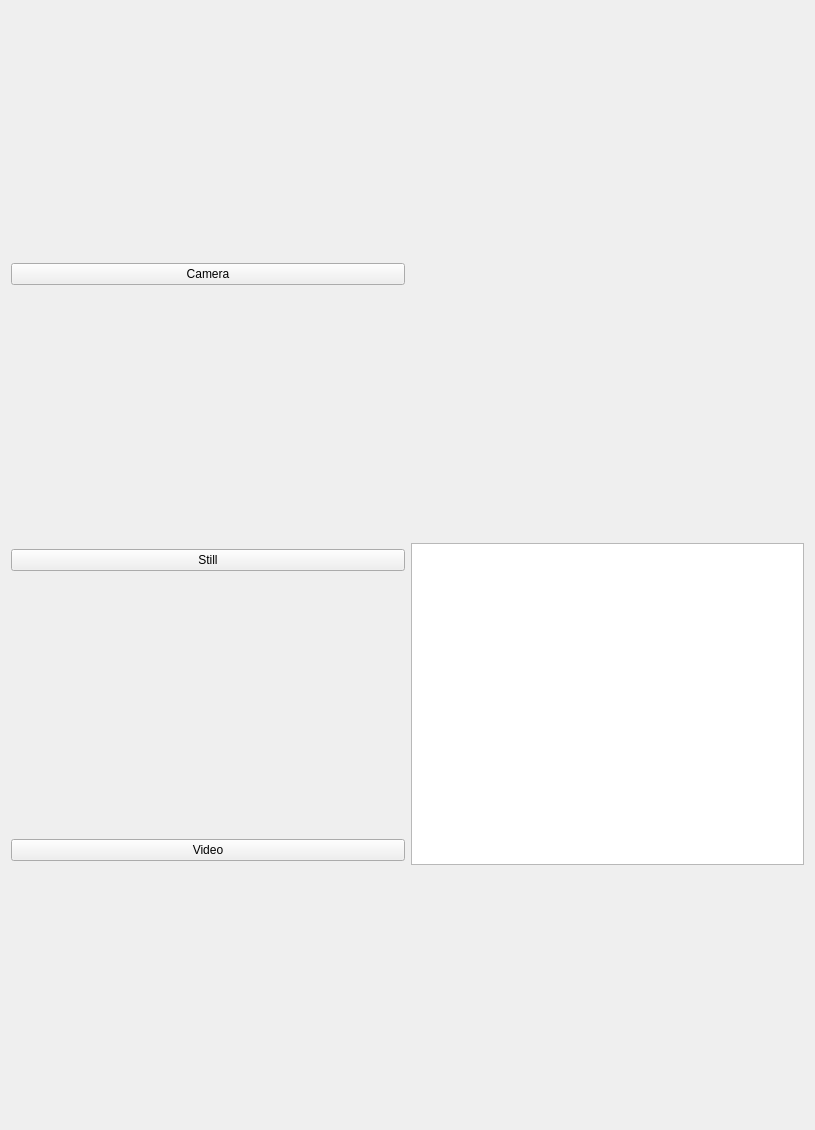
<?xml version="1.0" encoding="UTF-8"?>
<ui version="4.0">
 <class>MainWindow</class>
 <widget class="QMainWindow" name="MainWindow">
  <property name="geometry">
   <rect>
    <x>0</x>
    <y>0</y>
    <width>815</width>
    <height>1130</height>
   </rect>
  </property>
  <property name="windowTitle">
   <string>MainWindow</string>
  </property>
  <widget class="QWidget" name="centralWidget">
   <layout class="QGridLayout" name="gridLayout">
    <item row="0" column="0">
     <widget class="QPushButton" name="cameraButton">
      <property name="text">
       <string>Camera</string>
      </property>
     </widget>
    </item>
    <item row="1" column="0">
     <widget class="QPushButton" name="stillCaptureButton">
      <property name="text">
       <string>Still</string>
      </property>
     </widget>
    </item>
    <item row="1" column="1" rowspan="2">
     <widget class="QTextEdit" name="textEdit">
      <property name="sizePolicy">
       <sizepolicy hsizetype="Preferred" vsizetype="Preferred">
        <horstretch>0</horstretch>
        <verstretch>0</verstretch>
       </sizepolicy>
      </property>
     </widget>
    </item>
    <item row="2" column="0">
     <widget class="QPushButton" name="videoCaptureButton">
      <property name="text">
       <string>Video</string>
      </property>
     </widget>
    </item>
    <item row="3" column="0" colspan="2">
     <layout class="QVBoxLayout" name="camLayout"/>
    </item>
   </layout>
  </widget>
 </widget>
 <layoutdefault spacing="6" margin="11"/>
 <resources/>
 <connections/>
</ui>
